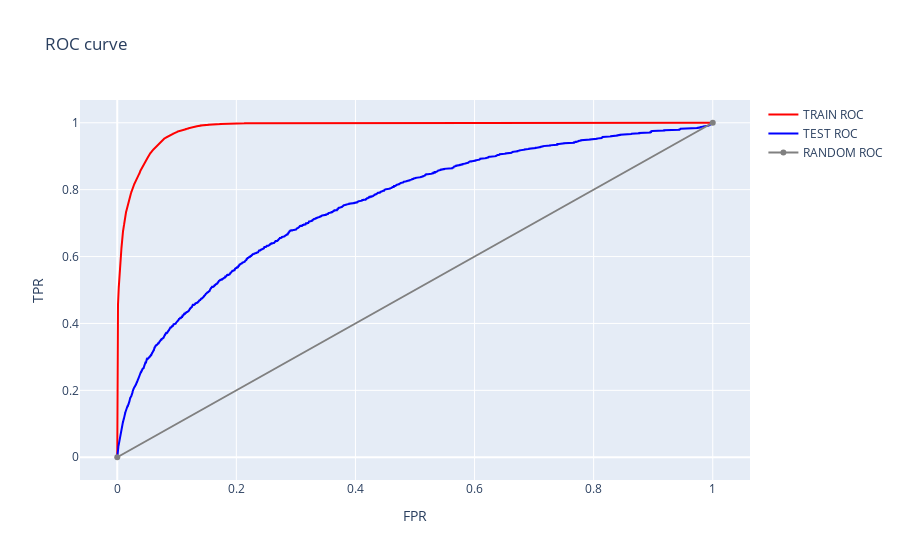

Notebook cell for this chart:
### Code cell
visualize_roc_curve(ngb_clf, X_train, y_train, X_test, y_test)

### Figure 1 — Plotly figure (JSON) as saved in the notebook; plotly's stock layout.template omitted (floating-point values rounded to 4 significant figures; data arrays with more than 128 entries replaced by an {"elided": "..."} marker saying what was removed)
{"data": [{"line": {"color": "red", "width": 2}, "name": "TRAIN ROC", "type": "scatter", "x": {"elided": "16193 float values"}, "y": {"elided": "16193 float values"}}, {"line": {"color": "blue", "width": 2}, "name": "TEST ROC", "type": "scatter", "x": {"elided": "4703 float values"}, "y": {"elided": "4703 float values"}}, {"line": {"color": "grey", "width": 2}, "name": "RANDOM ROC", "type": "scatter", "x": [0, 1], "x0": 0, "y": [0, 1], "y0": 0}], "layout": {"title": {"text": "ROC curve"}, "xaxis": {"title": {"text": "FPR"}}, "yaxis": {"title": {"text": "TPR"}}}}
